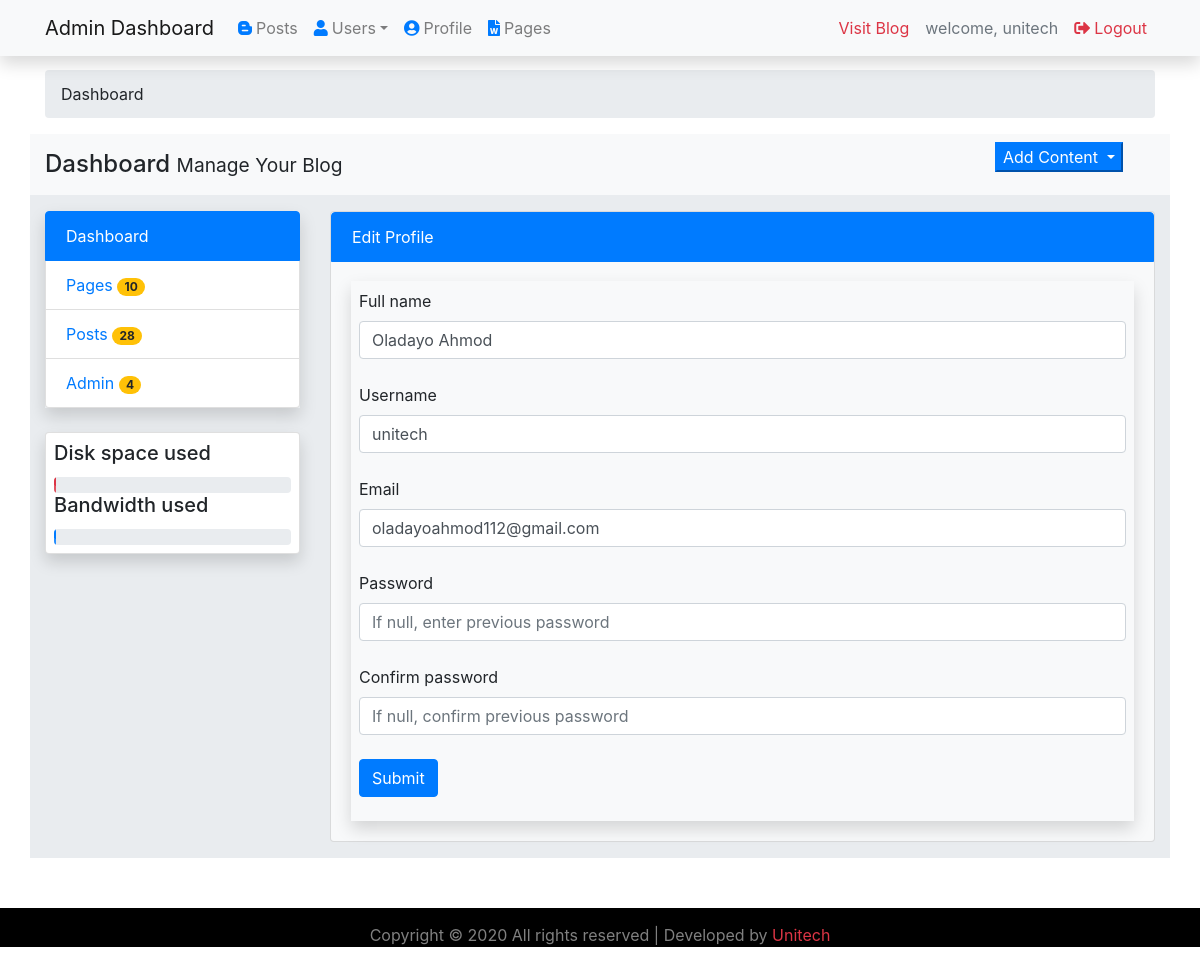
Page /admin/profile.php?aid=1 (signed in) on the committed database.
### tables this page shows
CREATE TABLE `admin_detail` (
  `id` int(11) NOT NULL,
  `email` varchar(200) NOT NULL,
  `fullname` varchar(400) NOT NULL,
  `password` text NOT NULL,
  `regdate` timestamp NOT NULL DEFAULT CURRENT_TIMESTAMP ON UPDATE CURRENT_TIMESTAMP,
  `role` varchar(100) NOT NULL,
  `username` varchar(100) NOT NULL
);

### admin/profile.php (the view, shortened to what this page needs)
<?php
    require_once '../connection/db.php';
        if (isset($_GET['uid'])) {
            $update = 'update_sub';
            $query = "SELECT * FROM subusers WHERE id= ?";
            $stmt = $conn->prepare($query);
            $stmt->bind_param('i',$_GET['uid']);
            $stmt->execute();
            $get_data = $stmt->get_result();
            $fetch_data = $get_data->fetch_assoc();
        }
        else if (isset($_GET['aid'])) {
            $update = 'update_main';
            $query = "SELECT * FROM admin_detail WHERE id= ?";
            $stmt = $conn->prepare($query);
            $stmt->bind_param('i',$_GET['aid']);
            $stmt->execute();
            $get_data = $stmt->get_result();
            $fetch_data = $get_data->fetch_assoc();
        }
?>
<!DOCTYPE html>
<html lang="en">
<head>
    <link rel="stylesheet" type="text/css" href="../css/bootstrap.min.css">
	<link rel="stylesheet" type="text/css" href="../css/style.css">
	<link rel="stylesheet" type="text/css" href="../css/all.css">
    <link rel="stylesheet" type="text/css" href="../css/fontawesome.min.css">
</head>
<body>
                                 <?php include '../includes/header.php';?>
								<section id="maincontent">
									<?php include '../includes/sidebar.php'; ?>
                    <div class="col-md-9 my-3">
                        <div class="card bg-light">
                            <p class="list-group-item active">Edit Profile</p>
                            <div class="card-body">
                                <div class="shadow p-2">
								<form class="form-group" enctype="multipart/form-data" method="POST" action="">
                                    <label for="fullname">Full name</label>
                                    <input type="text" required name="fullname" value="<?php echo $fetch_data['fullname'];?>" class="form-control"><br>
                                    <label for="username">Username</label>
                                    <input type="text" required name="username" value="<?php echo $fetch_data['username'];?>" class="form-control"><br>
                                    <label for="email">Email</label>
                                    <input type="email" required name="email" value="<?php echo $fetch_data['email'];?>" class="form-control"><br>
                                    <label for="password">Password</label>
                                    <input type="password" placeholder="If null, enter previous password" required name="password" class="form-control"><br>
                                    <label for="password">Confirm password</label>
                                    <input type="password" required name="cpassword" placeholder="If null, confirm previous password" class="form-control"><br>
                                    <button type="submit" name="<?= $update; ?>" class="btn btn-primary">Submit</button>
                                </form>
                                </div>
                            </div>
                        </div>
                    </div>
                    </section>
					<?php include '../includes/footer.php';?>
</body>
</html>

### css/style.css (style rules this page uses)
body { scroll-behavior: smooth; }

### rows in the picture
admin_detail: fullname "Oladayo Ahmod", username "unitech", email "oladayoahmod112@gmail.com"

### other values in the picture
$username "unitech"
$fetch['posted'] "28"
$fetch_users['reg_users'] "4"
